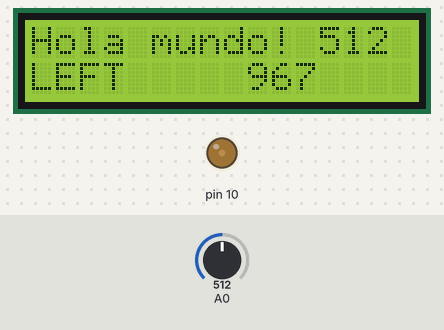
Simulated run of this sketch. Board: Arduino Uno, built with avr-gcc and run on an emulated ATmega328P. Shown: 16×2 character LCD, output pins drawn as LEDs (lit = HIGH). The test bench sets the inputs (shaded band); at power-on: A0 = 512. What the sketch prints to the serial monitor is not drawn.

Above: at 1.2 s.
1.3 s: A0 set to 440
At 1.72 s:
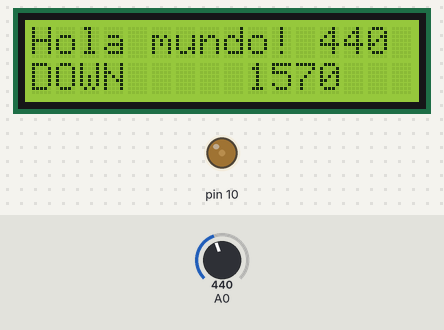
3.9 s: A0 set to 240
At 4.13 s:
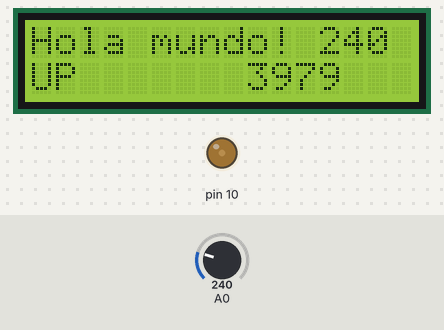
6.3 s: A0 set to 40
At 6.54 s:
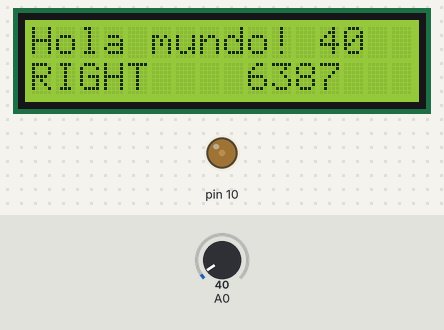
8.7 s: A0 set to 660
At 8.95 s:
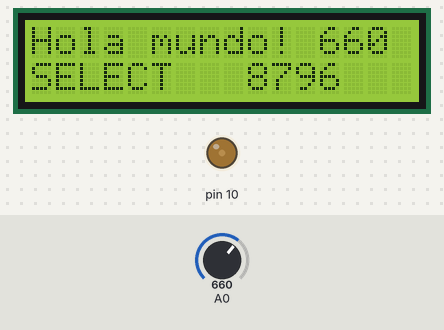
11.2 s: A0 set to 900
At 11.36 s:
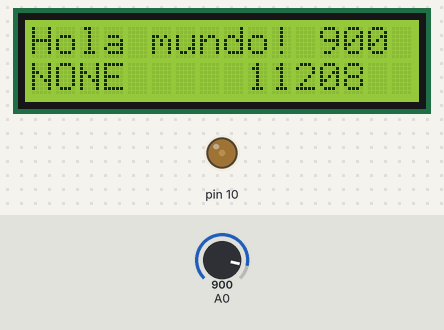
Timing chart, 0 to 14.2 s (numbered marks = the images above; inputs shaded):
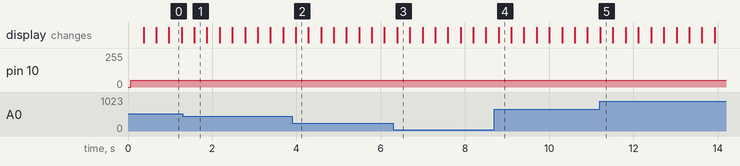

Measured:
- after the input at 1.3 s, the display: changes after 0.27 s (image 1)
- after the input at 3.9 s, the display: changes after 0.08 s (image 2)
- after the input at 6.3 s, the display: changes after 0.09 s (image 3)
- after the input at 8.7 s, the display: changes after 0.10 s (image 4)
- after the input at 11.2 s, the display: changes at once (image 5)

The sketch:

Shield_LCD1602_Keypad.ino
```cpp
#include <LiquidCrystal.h>
const int rs = 8, en = 9, d4 = 4, d5 = 5, d6 = 6, d7 = 7;
LiquidCrystal lcd(rs, en, d4, d5, d6, d7);
int lcd_key = 0;
int adc_key_in = 0;
#define btnRIGHT 0
#define btnUP 1
#define btnDOWN 2
#define btnLEFT 3
#define btnSELECT 4
#define btnNONE 5
int read_LCD_buttons() {
  adc_key_in = analogRead(0);
   //RIGHT=0,UP=133,DOWN=309,LEFT=481,SELECT=721,NONE=1023
  if (adc_key_in > 1000) return btnNONE;
  if (adc_key_in < 50) return btnRIGHT;
  if (adc_key_in < 250) return btnUP;
  if (adc_key_in < 450) return btnDOWN;
  if (adc_key_in < 650) return btnLEFT;
  if (adc_key_in < 850) return btnSELECT;
  return btnNONE;
}
void setup() {
  Serial.begin(115200);
  while (!Serial) delay(10);
  Serial.println("Booting...");


  lcd.begin(16, 2);
  lcd.setCursor(0, 0);
  lcd.print("Hola mundo!");
}
void loop() {
  analogWrite(10, 50);  //analogWrite(10,255);
  lcd.setCursor(9, 1);
  lcd.print(millis());
  lcd.setCursor(12, 0);
  lcd.print(analogRead(0));
  lcd.print("   ");
  lcd.setCursor(0, 1);
  lcd_key = read_LCD_buttons();
  if (lcd_key == btnRIGHT) lcd.print("RIGHT ");
  else if (lcd_key == btnLEFT) lcd.print("LEFT  ");
  else if (lcd_key == btnUP) lcd.print("UP    ");
  else if (lcd_key == btnDOWN) lcd.print("DOWN  ");
  else if (lcd_key == btnSELECT) lcd.print("SELECT");
  else if (lcd_key == btnNONE) lcd.print("NONE  ");
}
```
